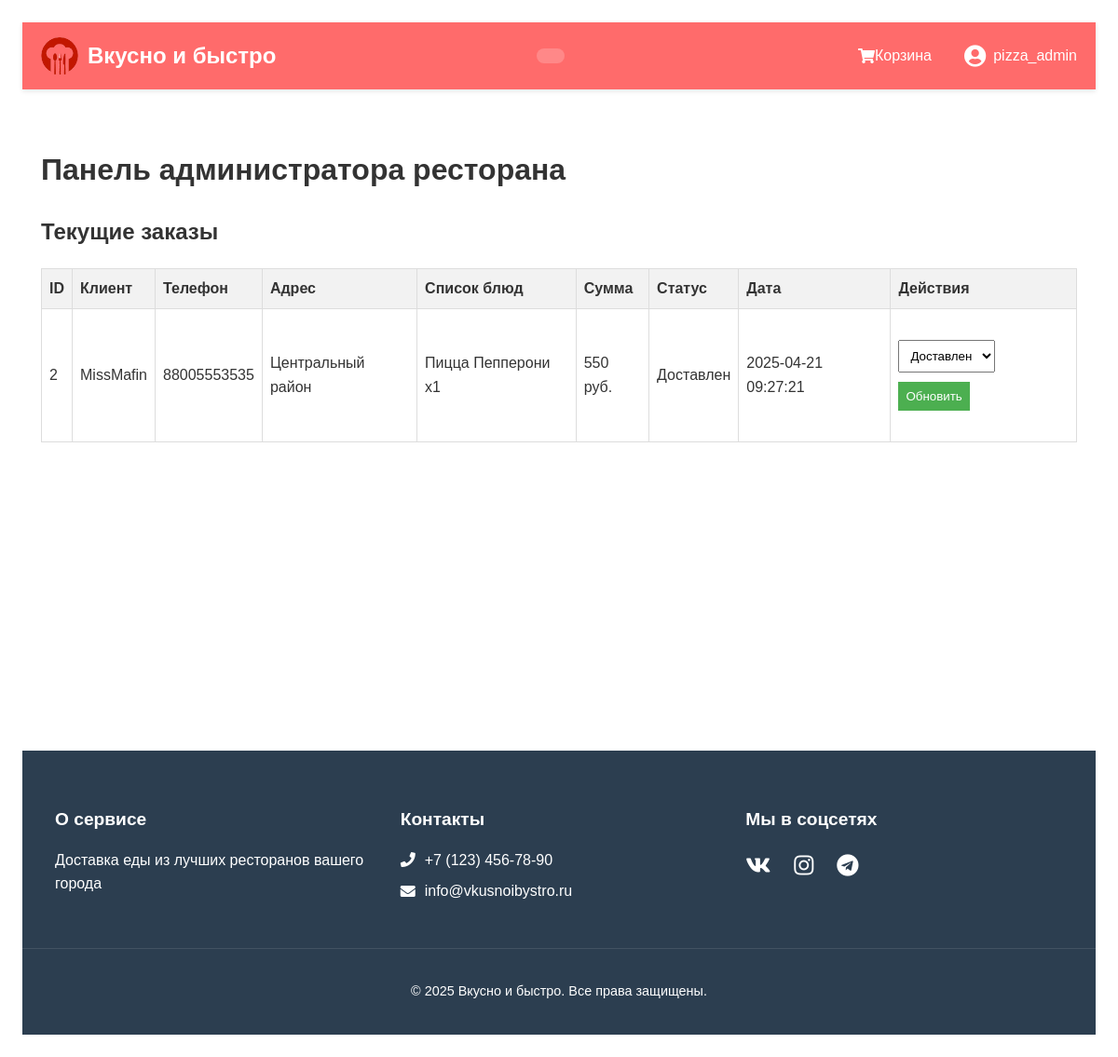
The app's page /admin/dashboard.php (signed in) with its own data.
### tables this page shows
CREATE TABLE `orders` (
  `id` int(11) NOT NULL,
  `user_id` int(11) NOT NULL,
  `restaurant_id` int(11) NOT NULL,
  `delivery_address` varchar(255) NOT NULL,
  `contact_phone` varchar(20) NOT NULL,
  `payment_method` enum('cash','card') NOT NULL,
  `status` enum('pending','accepted','cooking','on_way','delivered','canceled') DEFAULT 'pending',
  `created_at` timestamp NOT NULL DEFAULT current_timestamp()
);

CREATE TABLE `users` (
  `id` int(11) NOT NULL,
  `username` varchar(50) NOT NULL,
  `password` varchar(255) NOT NULL,
  `role` enum('customer','restaurant_admin','courier','service_admin') NOT NULL,
  `restaurant_id` int(11) DEFAULT NULL
);

### includes/functions.php (called while the page is built, shortened)
<?php
function isLoggedIn() {
    return isset($_SESSION['user_id']);
}
function getCurrentUser() {
    global $conn;
    if (isLoggedIn()) {
        $stmt = $conn->prepare("SELECT * FROM users WHERE id = ?");
        $stmt->bind_param("i", $_SESSION['user_id']);
        $stmt->execute();
        return $stmt->get_result()->fetch_assoc();
    }
    return null;
}
?>

### admin/dashboard.php (the view, shortened to what this page needs)
<?php
require_once '../includes/config.php';
require_once '../includes/functions.php';
$user = getCurrentUser();
$restaurant_id = $user['restaurant_id'];
$orders = $conn->query("
    SELECT o.*, u.username
    FROM orders o
    LEFT JOIN users u ON o.user_id = u.id
    WHERE o.restaurant_id = $restaurant_id
    ORDER BY o.created_at DESC
");
include '../includes/header2.php';
?>
<h1>Панель администратора ресторана</h1>
<h2>Текущие заказы</h2>
<table>
    <thead>
        <tr>
            <th>ID</th>
            <th>Клиент</th>
            <th>Телефон</th>
            <th>Адрес</th>
            <th>Список блюд</th>
            <th>Сумма</th>
            <th>Статус</th>
            <th>Дата</th>
            <th>Действия</th>
        </tr>
    </thead>
    <tbody>
        <?php while ($order = $orders->fetch_assoc()):
            $items = $conn->query("
                SELECT mi.name, oi.quantity, oi.price
                FROM order_items oi
                JOIN menu_items mi ON oi.menu_item_id = mi.id
                WHERE oi.order_id = {$order['id']}
            ");
            $total = 0;
            $items_list = [];
            while ($item = $items->fetch_assoc()) {
                $items_list[] = "{$item['name']} x{$item['quantity']}";
                $total += $item['price'] * $item['quantity'];
            }
        ?>
        <tr>
            <td><?php echo $order['id']; ?></td>
            <td><?php echo htmlspecialchars($order['username']); ?></td>
            <td><?php echo htmlspecialchars($order['contact_phone']); ?></td>
            <td><?php echo htmlspecialchars($order['delivery_address']); ?></td>
            <td><?php echo implode(', ', $items_list); ?></td>
            <td><?php echo $total; ?> руб.</td>
            <td>
                <?php
                $statuses = [
                    'pending' => 'Ожидает',
                    'accepted' => 'Принят',
                    'cooking' => 'Готовится',
                    'on_way' => 'В пути',
                    'delivered' => 'Доставлен',
                    'canceled' => 'Отменен'
                ];
                echo $statuses[$order['status']];
                ?>
            </td>
            <td><?php echo $order['created_at']; ?></td>
            <td>
                <form method="POST">
                    <select name="status">
                        <?php foreach ($statuses as $value => $label): ?>
                        <option value="<?php echo $value; ?>" <?php echo $value === $order['status'] ? 'selected' : ''; ?>>
                            <?php echo $label; ?>
                        </option>
                        <?php endforeach; ?>
                    </select>
                    <button type="submit">Обновить</button>
                </form>
            </td>
        </tr>
        <?php endwhile; ?>
    </tbody>
</table>
<?php include '../includes/footer.php'; ?>

### style.css (style rules this page uses)
body { font-family: Arial, sans-serif; line-height: 1.6; margin: 0; padding: 2%; color: #333; }
form { margin: 20px 0; }
input, select, button { padding: 8px; margin: 5px 0; }
button { background: #4CAF50; color: white; border: none; cursor: pointer; }
table { width: 100%; border-collapse: collapse; margin: 20px 0; }
th, td { border: 1px solid #ddd; padding: 8px; text-align: left; }
th { background-color: #f2f2f2; }

### records on screen
orders: id "2", user.username "MissMafin", contact_phone "88005553535", delivery_address "Центральный район", items_list "Пицца Пепперони x1", total "550", status "Доставлен", created_at "2025-04-21 09:27:21"

### other values on screen
$_SESSION['username'] "pizza_admin"
